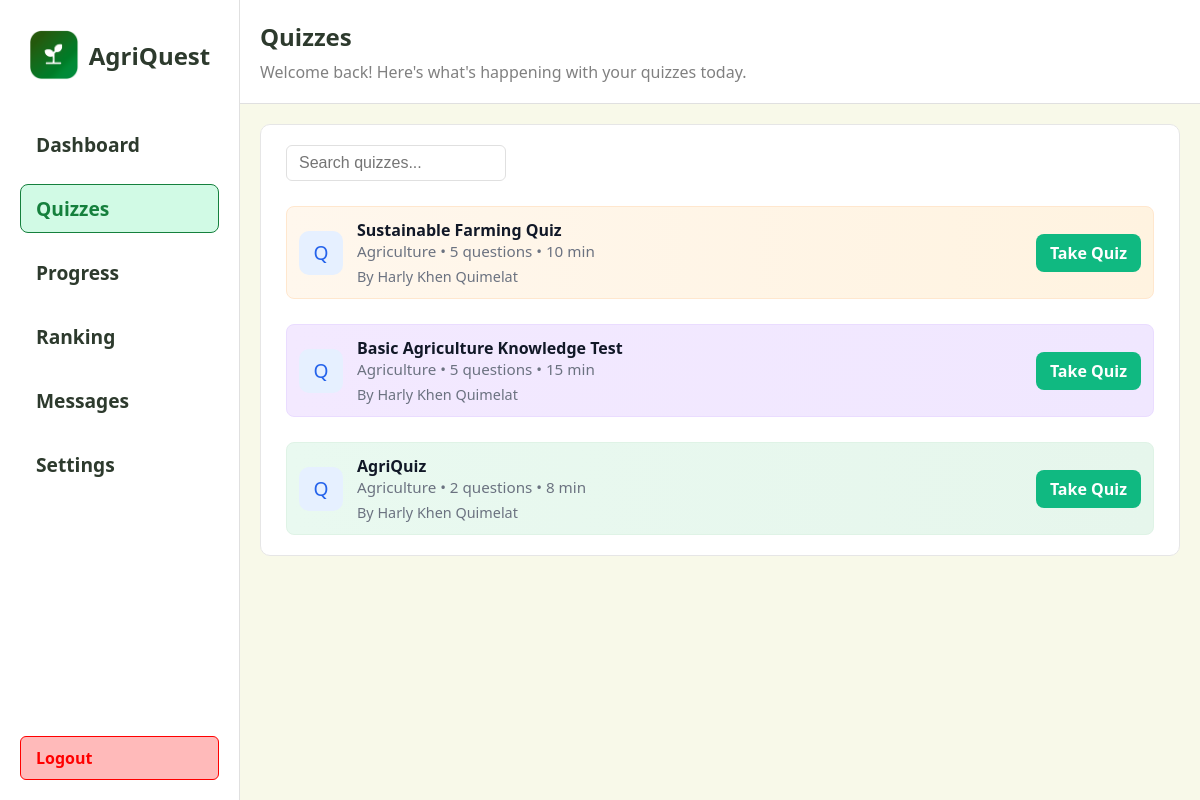
The app's page /student/quizzes with its own data.
### app/models.py (models this page shows, shortened)
class Quiz(db.Model):
	id = db.Column(db.Integer, primary_key=True)
	title = db.Column(db.String(200), nullable=False)
	description = db.Column(db.Text)
	time_limit = db.Column(db.Integer, default=0)  # minutes
	difficulty = db.Column(db.String(50))
	teacher_id = db.Column(db.Integer, db.ForeignKey('teacher.id'), nullable=True)
	subject_id = db.Column(db.Integer, db.ForeignKey('subject.id'), nullable=True)
	questions = db.relationship('Question', backref='quiz', cascade='all, delete-orphan', lazy=True)
	created_at = db.Column(db.DateTime, nullable=False, default=db.func.now())

class Subject(db.Model):
	id = db.Column(db.Integer, primary_key=True)
	name = db.Column(db.String(120), unique=True, nullable=False)
	code = db.Column(db.String(20), unique=True)
	description = db.Column(db.Text)
	category = db.Column(db.String(50))
	grade_level = db.Column(db.String(20))
	quizzes = db.relationship('Quiz', backref='subject', lazy=True)

class Teacher(db.Model):
	id = db.Column(db.Integer, primary_key=True)
	name = db.Column(db.String(100), nullable=False)
	email = db.Column(db.String(120), unique=True, nullable=False)
	password_hash = db.Column(db.String(128), nullable=False)
	quizzes = db.relationship('Quiz', backref='teacher', lazy=True)

### app/routes.py (the view)
@main.route("/student/quizzes")
def student_quizzes():
    quizzes = Quiz.query.order_by(Quiz.created_at.desc()).all()
    return render_template("student/quizzes.html", quizzes=quizzes)

### app/templates/student/quizzes.html (shortened to what this page needs)
<!DOCTYPE html>
<html lang="en">
  <head>
    <link rel="stylesheet" href="{{ url_for('static', filename='css/animations.css') }}" />
  </head>
  <body>
    <div class="left">
      {% include 'partials/student_sidebar.html' %}
    </div>
    <div class="right">
      <div class="header">
        <div class="header-title">
          <span style="font-size: 1.5rem; font-weight: 700; color: #2d3a2d"
            >Quizzes</span
          >
          <span style="font-size: 1rem; color: grey"
            >Welcome back! Here's what's happening with your quizzes
            today.</span
          >
        </div>
      </div>
      <div class="section" style="width: 100%;">
        <div class="available-quizzes" style="width: 100%;">
          <div style="display: flex; justify-content: space-between; align-items: center;">
            <input id="quiz-search" type="text" placeholder="Search quizzes..." style="padding: 8px 12px; border-radius: 6px; border: 1px solid #e0e0e0; font-size: 1rem; width: 220px;" />
          </div>
          {% if quizzes and quizzes|length > 0 %}
            {% for quiz in quizzes %}
              {% set color_idx = (loop.index0 % 5) + 1 %}
              <div class="quiz-item quiz-color-{{ color_idx }}" data-title="{{ quiz.title|e }}" data-subject="{{ (quiz.subject.name if quiz.subject else '')|e }}" style="border-radius: 8px; padding: 12px; display: flex; align-items: center; gap: 14px; margin-top: 10px;">
                <div style="width: 44px; height: 44px; border-radius: 10px; background: #e6f0ff; display: flex; align-items: center; justify-content: center; font-size: 1.2rem; color: #2563eb;">
                  Q
                </div>
                <div style="flex: 1;">
                  <div style="font-weight: 700; color: #111827;">{{ quiz.title }}</div>
                  <div style="color: #6b7280; font-size: 0.95rem;">{{ quiz.subject.name if quiz.subject else 'Unspecified' }} • {{ quiz.questions|length }} questions • {{ quiz.time_limit }} min</div>
                  <div style="color: #6b7280; font-size: 0.9rem; margin-top: 6px">{% if quiz.teacher_id and quiz.teacher %}By {{ quiz.teacher.name }}{% else %}By Unknown{% endif %}</div>
                </div>
                <div style="display: flex; gap: 8px;">
                  <a href="{{ url_for('main.student_take_quiz', quiz_id=quiz.id) }}" class="btn green">Take Quiz</a>
                </div>
              </div>
            {% endfor %}
          {% else %}
            <div style="padding:20px; color:#6b7280;">No quizzes available yet. Please check back later.</div>
          {% endif %}
        </div>
      </div>
    </div>
  </body>
</html>

### app/templates/student/quizzes.html (style rules this page uses)
* { box-sizing: border-box; margin: 0; padding: 0; }
body { font-family: "Segoe UI", Tahoma, Geneva, Verdana, sans-serif; background: #f8f9e9; min-height: 100vh; display: flex; }
.left { width: 20%; background: white; padding: 20px; display: flex; flex-direction: column; justify-content: space-between; min-height: 100vh; border-right: 1px solid #e0e0e0; }
.right { height: 100vh; width: 80%; overflow-y: scroll; padding-bottom: 20px; overflow-x: hidden; }
.header { width: 100%; background-color: #fff; border-bottom: 1px solid #e0e0e0; margin-bottom: 20px; padding: 20px; display: flex; justify-content: space-between; align-items: center; }
.header-title { display: flex; flex-direction: column; gap: 8px; }
.section { display: flex; gap: 20px; padding: 0 20px; margin-top: 20px; transform: translateX(100%); animation: slideIn 800ms ease-out forwards; }
.available-quizzes { width: 100%; background: white; border-radius: 10px; padding: 20px 25px; border: 1px solid #e6e6e6; display: flex; flex-direction: column; gap: 15px; }
.quiz-item { display: flex; align-items: center; gap: 14px; padding: 12px; border-radius: 8px; background: #fff; border: 1px solid transparent; }
.quiz-color-1 { background: linear-gradient(90deg, #fff7ed, #fff3e0); border: 1px solid #ffe7ce; }
.quiz-color-2 { background: linear-gradient(90deg, #f3e9ff, #f0e7ff); border: 1px solid #eadcff; }
.quiz-color-3 { background: linear-gradient(90deg, #e9f9f0, #e6f6ec); border: 1px solid #dff3e6; }
.btn { padding: 8px 14px; border-radius: 8px; border: none; font-weight: 700; text-decoration: none; cursor: pointer; }
.btn.green { background: #10b981; color: #fff; }

### records on screen
Quiz: title "Sustainable Farming Quiz", subject "Agriculture", questions|length "5", time_limit "10", teacher.name "Harly Khen Quimelat"
Quiz: title "Basic Agriculture Knowledge Test", subject "Agriculture", questions|length "5", time_limit "15", teacher.name "Harly Khen Quimelat"
Quiz: title "AgriQuiz", subject "Agriculture", questions|length "2", time_limit "8", teacher.name "Harly Khen Quimelat"
